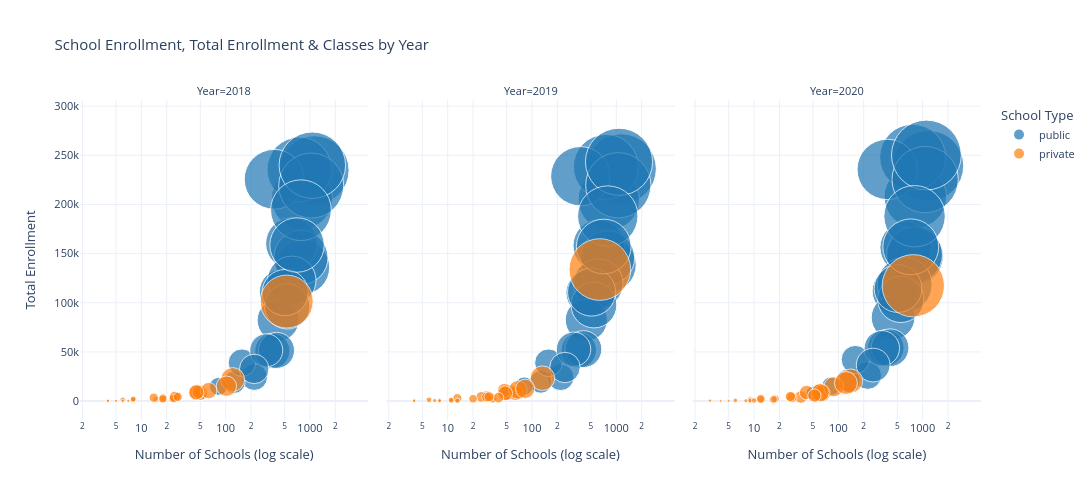

This figure's notebook cell:
### Markdown cell above
# scatter plot

### Code cell
school_enrollment = df1[['Year','type','Schools', 'Total_Enrollment_Total','Province','Classes']]

fig = px.scatter(
    school_enrollment, 
    x="Schools", 
    y="Total_Enrollment_Total", 
    color="type",
    hover_name="Province", 
    size="Classes", 
    size_max=50,
    facet_col="Year",  # Separate by year
    title='School Enrollment, Total Enrollment & Classes by Year',
    labels={
        'Schools': 'Number of Schools (log scale)',
        'Total_Enrollment_Total': 'Total Enrollment',
        'type': 'School Type',
        'Classes': 'Number of Classes'
    },
    color_discrete_map={'public': '#1f77b4', 'private': '#ff7f0e'},
    template='plotly_white'
)

fig.update_xaxes(type="log")
fig.update_layout(
    width=1200, 
    height=500,
    hovermode='closest',
    font=dict(size=11),
    showlegend=True,
    legend=dict(
        orientation="v",
        yanchor="top",
        y=0.99,
        xanchor="left",
        x=1.02
    )
)

fig.show()

### Figure 1 — Plotly figure (JSON) as saved in the notebook; plotly's stock layout.template omitted (floating-point values rounded to 4 significant figures)
{"data": [{"hovertemplate": "<b>%{hovertext}</b><br><br>School Type=public<br>Year=2018<br>Number of Schools (log scale)=%{x}<br>Total Enrollment=%{y}<br>Number of Classes=%{marker.size}<extra></extra>", "hovertext": ["Banteay Meanchey", "Battambang", "Kampong Cham", "Kampong Chhnang", "Kampong Speu", "Kampong Thom", "Kampot", "Kandal", "Kep", "Koh Kong", "Kratie", "Mondul Kiri", "Otdar Meanchey", "Pailin", "Phnom Penh", "Preah Sihanouk", "Preah Vihear", "Prey Veng", "Pursat", "Ratanak Kiri", "Siemreap", "Stung Treng", "Svay Rieng", "Takeo", "Tbaung Khmum"], "legendgroup": "public", "marker": {"color": "#1f77b4", "size": [4598, 7494, 5846, 3220, 4162, 4593, 3699, 6547, 272, 1113, 2736, 783, 1934, 501, 5609, 1187, 2038, 6615, 3207, 1703, 6918, 1359, 3344, 5777, 4642], "sizemode": "area", "sizeref": 3.131, "symbol": "circle"}, "mode": "markers", "name": "public", "orientation": "v", "showlegend": true, "type": "scatter", "x": [818, 1133, 804, 466, 603, 782, 608, 748, 50, 218, 418, 126, 358, 82, 376, 156, 401, 1035, 537, 303, 1067, 218, 508, 782, 703], "xaxis": "x", "y": [135966, 234716, 206003, 111230, 160336, 146031, 122738, 235595, 7780, 24435, 82279, 19174, 51069, 15005, 225563, 39089, 51564, 219195, 96297, 51726, 239910, 32759, 110321, 194133, 158749], "yaxis": "y"}, {"hovertemplate": "<b>%{hovertext}</b><br><br>School Type=public<br>Year=2019<br>Number of Schools (log scale)=%{x}<br>Total Enrollment=%{y}<br>Number of Classes=%{marker.size}<extra></extra>", "hovertext": ["Banteay Meanchey", "Battambang", "Kampong Cham", "Kampong Chhnang", "Kampong Speu", "Kampong Thom", "Kampot", "Kandal", "Kep", "Koh Kong", "Kratie", "Mondul Kiri", "Otdar Meanchey", "Pailin", "Phnom Penh", "Preah Sihanouk", "Preah Vihear", "Prey Veng", "Pursat", "Ratanak Kiri", "Siemreap", "Stung Treng", "Svay Rieng", "Takeo", "Tbaung Khmum"], "legendgroup": "public", "marker": {"color": "#1f77b4", "size": [4667, 7694, 5905, 3204, 4144, 4575, 3862, 6609, 276, 1101, 2781, 801, 1957, 512, 5501, 1200, 2132, 6676, 3281, 1856, 7066, 1454, 3613, 5706, 4686], "sizemode": "area", "sizeref": 3.131, "symbol": "circle"}, "mode": "markers", "name": "public", "orientation": "v", "showlegend": false, "type": "scatter", "x": [818, 1147, 816, 469, 619, 789, 611, 752, 50, 219, 441, 127, 359, 81, 374, 157, 407, 1057, 543, 311, 1077, 246, 509, 793, 710], "xaxis": "x2", "y": [138591, 236230, 204939, 110248, 158256, 145769, 119469, 238200, 7672, 24184, 82578, 19527, 51767, 15424, 228707, 39019, 52863, 219511, 97696, 52722, 243380, 34184, 110837, 188174, 157206], "yaxis": "y2"}, {"hovertemplate": "<b>%{hovertext}</b><br><br>School Type=public<br>Year=2020<br>Number of Schools (log scale)=%{x}<br>Total Enrollment=%{y}<br>Number of Classes=%{marker.size}<extra></extra>", "hovertext": ["Banteay Meanchey", "Battambang", "Kampong Cham", "Kampong Chhnang", "Kampong Speu", "Kampong Thom", "Kampot", "Kandal", "Kep", "Koh Kong", "Kratie", "Mondul Kiri", "Otdar Meanchey", "Pailin", "Phnom Penh", "Preah Sihanouk", "Preah Vihear", "Prey Veng", "Pursat", "Ratanak Kiri", "Siemreap", "Stung Treng", "Svay Rieng", "Takeo", "Tbaung Khmum"], "legendgroup": "public", "marker": {"color": "#1f77b4", "size": [4882, 7827, 6116, 3307, 4182, 4920, 4710, 6810, 300, 1204, 2993, 862, 2090, 540, 5707, 1252, 2228, 6884, 3355, 1967, 7625, 1782, 3568, 5907, 4891], "sizemode": "area", "sizeref": 3.131, "symbol": "circle"}, "mode": "markers", "name": "public", "orientation": "v", "showlegend": false, "type": "scatter", "x": [822, 1170, 820, 472, 631, 800, 612, 761, 50, 223, 446, 132, 366, 82, 380, 159, 411, 1071, 551, 328, 1109, 259, 511, 802, 723], "xaxis": "x3", "y": [147421, 239339, 207702, 111823, 156190, 148764, 118414, 247964, 8197, 26043, 85040, 20863, 54132, 15303, 235613, 42279, 54280, 225268, 103448, 53729, 250255, 36644, 114434, 187980, 156865], "yaxis": "y3"}, {"hovertemplate": "<b>%{hovertext}</b><br><br>School Type=private<br>Year=2018<br>Number of Schools (log scale)=%{x}<br>Total Enrollment=%{y}<br>Number of Classes=%{marker.size}<extra></extra>", "hovertext": ["Banteay Meanchey", "Battambang", "Kampong Cham", "Kampong Chhnang", "Kampong Speu", "Kampong Thom", "Kampot", "Kandal", "Kep", "Koh Kong", "Kratie", "Mondul Kiri", "Otdar Meanchey", "Pailin", "Phnom Penh", "Preah Sihanouk", "Preah Vihear", "Prey Veng", "Pursat", "Ratanak Kiri", "Siemreap", "Stung Treng", "Svay Rieng", "Takeo", "Tbaung Khmum"], "legendgroup": "private", "marker": {"color": "#ff7f0e", "size": [894, 406, 158, 190, 328, 58, 296, 419, 18, 110, 44, 17, 45, 105, 4385, 358, 18, 16, 58, 134, 651, 15, 16, 119, 132], "sizemode": "area", "sizeref": 3.131, "symbol": "circle"}, "mode": "markers", "name": "private", "orientation": "v", "showlegend": true, "type": "scatter", "x": [121, 45, 25, 25, 50, 15, 48, 63, 4, 18, 8, 5, 6, 18, 530, 45, 4, 7, 8, 14, 102, 4, 6, 24, 27], "xaxis": "x", "y": [21942, 8804, 4010, 4505, 8134, 1699, 9588, 10697, 836, 3259, 1499, 345, 1473, 2245, 101287, 8938, 265, 349, 2050, 3473, 15204, 283, 304, 2860, 4308], "yaxis": "y"}, {"hovertemplate": "<b>%{hovertext}</b><br><br>School Type=private<br>Year=2019<br>Number of Schools (log scale)=%{x}<br>Total Enrollment=%{y}<br>Number of Classes=%{marker.size}<extra></extra>", "hovertext": ["Banteay Meanchey", "Battambang", "Kampong Cham", "Kampong Chhnang", "Kampong Speu", "Kampong Thom", "Kampot", "Kandal", "Kep", "Koh Kong", "Kratie", "Mondul Kiri", "Otdar Meanchey", "Pailin", "Phnom Penh", "Preah Sihanouk", "Preah Vihear", "Prey Veng", "Pursat", "Ratanak Kiri", "Siemreap", "Stung Treng", "Svay Rieng", "Takeo", "Tbaung Khmum"], "legendgroup": "private", "marker": {"color": "#ff7f0e", "size": [947, 407, 208, 181, 361, 133, 304, 540, 19, 159, 34, 20, 51, 116, 5947, 343, 19, 26, 46, 132, 581, 51, 41, 174, 160], "sizemode": "area", "sizeref": 3.131, "symbol": "circle"}, "mode": "markers", "name": "private", "orientation": "v", "showlegend": false, "type": "scatter", "x": [133, 52, 29, 25, 64, 34, 47, 68, 4, 29, 8, 8, 6, 20, 638, 48, 4, 7, 11, 13, 83, 11, 13, 40, 31], "xaxis": "x2", "y": [23316, 8992, 4770, 4256, 8260, 2658, 10904, 11402, 946, 4133, 706, 406, 1361, 2400, 133809, 7962, 217, 552, 1406, 2971, 12504, 863, 448, 3557, 4365], "yaxis": "y2"}, {"hovertemplate": "<b>%{hovertext}</b><br><br>School Type=private<br>Year=2020<br>Number of Schools (log scale)=%{x}<br>Total Enrollment=%{y}<br>Number of Classes=%{marker.size}<extra></extra>", "hovertext": ["Banteay Meanchey", "Battambang", "Kampong Cham", "Kampong Chhnang", "Kampong Speu", "Kampong Thom", "Kampot", "Kandal", "Kep", "Koh Kong", "Kratie", "Mondul Kiri", "Otdar Meanchey", "Pailin", "Phnom Penh", "Preah Sihanouk", "Preah Vihear", "Prey Veng", "Pursat", "Ratanak Kiri", "Siemreap", "Stung Treng", "Svay Rieng", "Takeo", "Tbaung Khmum"], "legendgroup": "private", "marker": {"color": "#ff7f0e", "size": [908, 484, 246, 175, 460, 204, 327, 620, 18, 91, 61, 34, 75, 96, 6072, 506, 13, 14, 33, 122, 823, 49, 26, 274, 164], "sizemode": "area", "sizeref": 3.131, "symbol": "circle"}, "mode": "markers", "name": "private", "orientation": "v", "showlegend": false, "type": "scatter", "x": [140, 61, 36, 28, 64, 55, 42, 88, 3, 18, 9, 9, 12, 17, 776, 61, 4, 5, 6, 12, 123, 10, 8, 52, 27], "xaxis": "x3", "y": [20437, 9270, 4195, 3706, 7781, 4551, 8698, 14542, 536, 2307, 1192, 550, 2008, 1721, 117304, 8573, 180, 247, 710, 2197, 18412, 671, 373, 5697, 4692], "yaxis": "y3"}], "layout": {"annotations": [{"font": {}, "showarrow": false, "text": "Year=2018", "x": 0.16, "xanchor": "center", "xref": "paper", "y": 1, "yanchor": "bottom", "yref": "paper"}, {"font": {}, "showarrow": false, "text": "Year=2019", "x": 0.5, "xanchor": "center", "xref": "paper", "y": 1, "yanchor": "bottom", "yref": "paper"}, {"font": {}, "showarrow": false, "text": "Year=2020", "x": 0.84, "xanchor": "center", "xref": "paper", "y": 1, "yanchor": "bottom", "yref": "paper"}], "font": {"size": 11}, "height": 500, "hovermode": "closest", "legend": {"itemsizing": "constant", "orientation": "v", "title": {"text": "School Type"}, "tracegroupgap": 0, "x": 1.02, "xanchor": "left", "y": 0.99, "yanchor": "top"}, "showlegend": true, "title": {"text": "School Enrollment, Total Enrollment & Classes by Year"}, "width": 1200, "xaxis": {"anchor": "y", "domain": [0, 0.32], "title": {"text": "Number of Schools (log scale)"}, "type": "log"}, "xaxis2": {"anchor": "y2", "domain": [0.34, 0.66], "matches": "x", "title": {"text": "Number of Schools (log scale)"}, "type": "log"}, "xaxis3": {"anchor": "y3", "domain": [0.68, 1.0], "matches": "x", "title": {"text": "Number of Schools (log scale)"}, "type": "log"}, "yaxis": {"anchor": "x", "domain": [0, 1], "title": {"text": "Total Enrollment"}}, "yaxis2": {"anchor": "x2", "domain": [0, 1], "matches": "y", "showticklabels": false}, "yaxis3": {"anchor": "x3", "domain": [0, 1], "matches": "y", "showticklabels": false}}}
